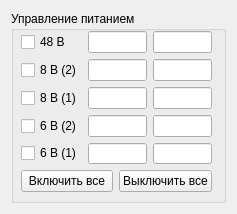
<?xml version="1.0" encoding="UTF-8"?>
<ui version="4.0">
 <class>PowerControlWidget</class>
 <widget class="QWidget" name="PowerControlWidget">
  <property name="geometry">
   <rect>
    <x>0</x>
    <y>0</y>
    <width>233</width>
    <height>210</height>
   </rect>
  </property>
  <property name="sizePolicy">
   <sizepolicy hsizetype="Expanding" vsizetype="Expanding">
    <horstretch>0</horstretch>
    <verstretch>0</verstretch>
   </sizepolicy>
  </property>
  <property name="windowTitle">
   <string>Form</string>
  </property>
  <layout class="QGridLayout" name="gridLayout">
   <item row="0" column="0">
    <widget class="QGroupBox" name="groupBox">
     <property name="sizePolicy">
      <sizepolicy hsizetype="Fixed" vsizetype="Fixed">
       <horstretch>0</horstretch>
       <verstretch>0</verstretch>
      </sizepolicy>
     </property>
     <property name="minimumSize">
      <size>
       <width>215</width>
       <height>192</height>
      </size>
     </property>
     <property name="title">
      <string>Управление питанием</string>
     </property>
     <widget class="QWidget" name="layoutWidget">
      <property name="geometry">
       <rect>
        <x>10</x>
        <y>20</y>
        <width>191</width>
        <height>161</height>
       </rect>
      </property>
      <layout class="QVBoxLayout" name="verticalLayout">
       <item>
        <layout class="QGridLayout" name="gridLayoutTools">
         <item row="0" column="0">
          <widget class="QCheckBox" name="checkBox48V">
           <property name="text">
            <string>48 В</string>
           </property>
          </widget>
         </item>
         <item row="0" column="1">
          <widget class="QLineEdit" name="line48_U">
           <property name="readOnly">
            <bool>true</bool>
           </property>
          </widget>
         </item>
         <item row="0" column="2">
          <widget class="QLineEdit" name="line48_I">
           <property name="readOnly">
            <bool>true</bool>
           </property>
          </widget>
         </item>
         <item row="1" column="0">
          <widget class="QCheckBox" name="checkBox8V2">
           <property name="text">
            <string>8 В (2)</string>
           </property>
          </widget>
         </item>
         <item row="1" column="1">
          <widget class="QLineEdit" name="line82_U">
           <property name="readOnly">
            <bool>true</bool>
           </property>
          </widget>
         </item>
         <item row="1" column="2">
          <widget class="QLineEdit" name="line82_I">
           <property name="readOnly">
            <bool>true</bool>
           </property>
          </widget>
         </item>
         <item row="2" column="0">
          <widget class="QCheckBox" name="checkBox8V1">
           <property name="text">
            <string>8 В (1)</string>
           </property>
          </widget>
         </item>
         <item row="2" column="2">
          <widget class="QLineEdit" name="line81_I">
           <property name="readOnly">
            <bool>true</bool>
           </property>
          </widget>
         </item>
         <item row="3" column="0">
          <widget class="QCheckBox" name="checkBox6V2">
           <property name="text">
            <string>6 В (2)</string>
           </property>
          </widget>
         </item>
         <item row="3" column="1">
          <widget class="QLineEdit" name="line62_U">
           <property name="readOnly">
            <bool>true</bool>
           </property>
          </widget>
         </item>
         <item row="3" column="2">
          <widget class="QLineEdit" name="line62_I">
           <property name="readOnly">
            <bool>true</bool>
           </property>
          </widget>
         </item>
         <item row="4" column="0">
          <widget class="QCheckBox" name="checkBox6V1">
           <property name="text">
            <string>6 В (1)</string>
           </property>
          </widget>
         </item>
         <item row="4" column="1">
          <widget class="QLineEdit" name="line61_U">
           <property name="readOnly">
            <bool>true</bool>
           </property>
          </widget>
         </item>
         <item row="4" column="2">
          <widget class="QLineEdit" name="line61_I">
           <property name="readOnly">
            <bool>true</bool>
           </property>
          </widget>
         </item>
         <item row="2" column="1">
          <widget class="QLineEdit" name="line81_U">
           <property name="readOnly">
            <bool>true</bool>
           </property>
          </widget>
         </item>
        </layout>
       </item>
       <item>
        <layout class="QHBoxLayout" name="horizontalLayout">
         <item>
          <widget class="QPushButton" name="ButtonOnAll">
           <property name="contextMenuPolicy">
            <enum>Qt::PreventContextMenu</enum>
           </property>
           <property name="text">
            <string>Включить все</string>
           </property>
          </widget>
         </item>
         <item>
          <widget class="QPushButton" name="ButtonOffAll">
           <property name="text">
            <string>Выключить все</string>
           </property>
          </widget>
         </item>
        </layout>
       </item>
      </layout>
     </widget>
    </widget>
   </item>
  </layout>
 </widget>
 <resources/>
 <connections/>
</ui>
